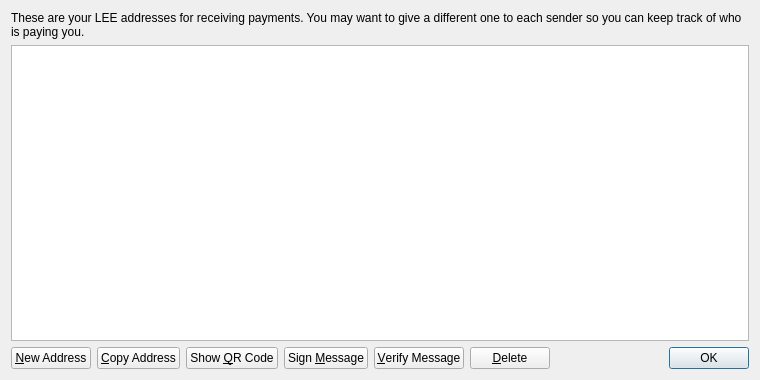
<?xml version="1.0" encoding="UTF-8"?>
<ui version="4.0">
 <class>AddressBookPage</class>
 <widget class="QWidget" name="AddressBookPage">
  <property name="geometry">
   <rect>
    <x>0</x>
    <y>0</y>
    <width>760</width>
    <height>380</height>
   </rect>
  </property>
  <property name="windowTitle">
   <string>Address Book</string>
  </property>
  <layout class="QVBoxLayout" name="verticalLayout">
   <item>
    <widget class="QLabel" name="labelExplanation">
     <property name="text">
      <string>These are your LEE addresses for receiving payments. You may want to give a different one to each sender so you can keep track of who is paying you.</string>
     </property>
     <property name="textFormat">
      <enum>Qt::PlainText</enum>
     </property>
     <property name="wordWrap">
      <bool>true</bool>
     </property>
    </widget>
   </item>
   <item>
    <widget class="QTableView" name="tableView">
     <property name="contextMenuPolicy">
      <enum>Qt::CustomContextMenu</enum>
     </property>
     <property name="toolTip">
      <string>Double-click to edit address or label</string>
     </property>
     <property name="tabKeyNavigation">
      <bool>false</bool>
     </property>
     <property name="selectionMode">
      <enum>QAbstractItemView::SingleSelection</enum>
     </property>
     <property name="selectionBehavior">
      <enum>QAbstractItemView::SelectRows</enum>
     </property>
     <property name="sortingEnabled">
      <bool>true</bool>
     </property>
     <attribute name="verticalHeaderVisible">
      <bool>false</bool>
     </attribute>
    </widget>
   </item>
   <item>
    <layout class="QHBoxLayout" name="horizontalLayout">
     <item>
      <widget class="QPushButton" name="newAddressButton">
       <property name="toolTip">
        <string>Create a new address</string>
       </property>
       <property name="text">
        <string>&amp;New Address</string>
       </property>
      </widget>
     </item>
     <item>
      <widget class="QPushButton" name="copyToClipboard">
       <property name="toolTip">
        <string>Copy the currently selected address to the system clipboard</string>
       </property>
       <property name="text">
        <string>&amp;Copy Address</string>
       </property>
      </widget>
     </item>
     <item>
      <widget class="QPushButton" name="showQRCode">
       <property name="text">
        <string>Show &amp;QR Code</string>
       </property>
      </widget>
     </item>
     <item>
      <widget class="QPushButton" name="signMessage">
       <property name="toolTip">
        <string>Sign a message to prove you own a LEE address</string>
       </property>
       <property name="text">
        <string>Sign &amp;Message</string>
       </property>
      </widget>
     </item>
     <item>
      <widget class="QPushButton" name="verifyMessage">
       <property name="toolTip">
        <string>Verify a message to ensure it was signed with a specified LEE address</string>
       </property>
       <property name="text">
        <string>&amp;Verify Message</string>
       </property>
      </widget>
     </item>
     <item>
      <widget class="QPushButton" name="deleteButton">
       <property name="toolTip">
        <string>Delete the currently selected address from the list</string>
       </property>
       <property name="text">
        <string>&amp;Delete</string>
       </property>
      </widget>
     </item>
     <item>
      <spacer name="horizontalSpacer">
       <property name="orientation">
        <enum>Qt::Horizontal</enum>
       </property>
       <property name="sizeHint" stdset="0">
        <size>
         <width>40</width>
         <height>20</height>
        </size>
       </property>
      </spacer>
     </item>
     <item>
      <widget class="QDialogButtonBox" name="buttonBox">
       <property name="sizePolicy">
        <sizepolicy hsizetype="Maximum" vsizetype="Fixed">
         <horstretch>0</horstretch>
         <verstretch>0</verstretch>
        </sizepolicy>
       </property>
       <property name="standardButtons">
        <set>QDialogButtonBox::Ok</set>
       </property>
      </widget>
     </item>
    </layout>
   </item>
  </layout>
 </widget>
 <resources>
  <include location="../bitcoin.qrc"/>
 </resources>
 <connections/>
</ui>
